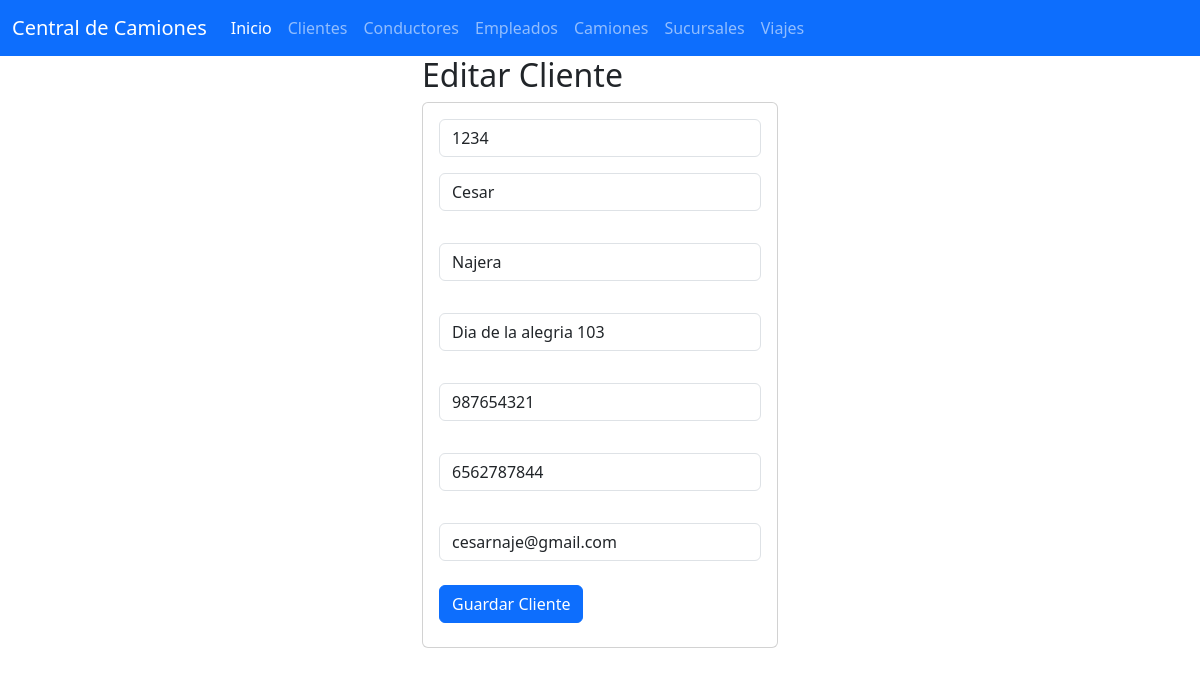
Page /seleccionarCliente/1234 on the committed database.
### cliente_app/models.py (models this page shows, shortened)
class Cliente(models.Model):
    id_cliente=models.CharField(primary_key=True,max_length=6)
    Nombres=models.CharField(max_length=50)
    Apellidos=models.CharField(max_length=50)
    Direccion=models.CharField(max_length=50)
    Numpasaporte=models.CharField(max_length=50)
    Numerotelefono=models.CharField(max_length=10)
    Correoelectronico=models.CharField(max_length=10)

### cliente_app/views.py (the view)
# urls.py: path("seleccionarCliente/<id_cliente>",views.seleccionarCliente,name="seleccionarCliente"),
def seleccionarCliente(request, id_cliente):
    clientes=Cliente.objects.get(id_cliente=id_cliente)
    return render(request,"editarClientes.html",{"misclientes": clientes})

### cliente_app/templates/editarClientes.html
    {% extends "base.html" %}
    {% block cuerpo %}
    <div class="row">
        <div class="col-md-4 offset-md-4">
            <h2>Editar Cliente</h2>
            <div class="card">
                <div class="card-body">
                <form action="/editarCliente/" method="POST"> {% csrf_token %}
                    <div class="form-group">
                    <input type="text" id="txtidcliente" name="txtidcliente" class="form-control"
                    value="{{misclientes.id_cliente}}"
                    minlenght="1" maxlenght="6" readonly required>
                    </div>
                    <div class="form-group py-3">
                    <input type="text" id="txtnombres" name="txtnombres" class="form-control"
                    value="{{misclientes.Nombres}}" maxlenght="50"  required>
                    </div>
                    <div class="form-group py-3">
                        <input type="text" id="txtapellidos" name="txtapellidos" class="form-control"
                        value="{{misclientes.Apellidos}}" maxlenght="50" required>
                        </div>
                        <div class="form-group py-3">
                            <input type="text" id="txtdireccion" name="txtdireccion" class="form-control"
                            value="{{misclientes.Direccion}}" maxlenght="50" required>
                            </div>
                            <div class="form-group py-3">
                                <input type="text" id="txtnumpasa" name="txtnumpasa" class="form-control"
                                value="{{misclientes.Numpasaporte}}" maxlenght="50" required>
                                </div>
                                <div class="form-group py-3">
                                    <input type="text" id="txtnumtel" name="txtnumtel" class="form-control"
                                    value="{{misclientes.Numerotelefono}}" maxlenght="50"  required>
                                    </div>
                                    <div class="form-group py-3">
                                        <input type="text" id="txtcorreo" name="txtcorreo" class="form-control"
                                        value="{{misclientes.Correoelectronico}}" maxlenght="50" required>
                                        </div>
                    <div class="form-group py-2">
                    <button type="submit" class="btn btn-primary">Guardar Cliente</button>
                    </div>
                </form>
                </div>
            </div>
        </div>
    </div>
    {% endblock  %}

### rows in the picture
Cliente: txtidcliente "1234", txtnombres "Cesar", txtapellidos "Najera", txtdireccion "Dia de la alegria 103", txtnumpasa "987654321", txtnumtel "6562787844", txtcorreo "cesarnaje@gmail.com"
